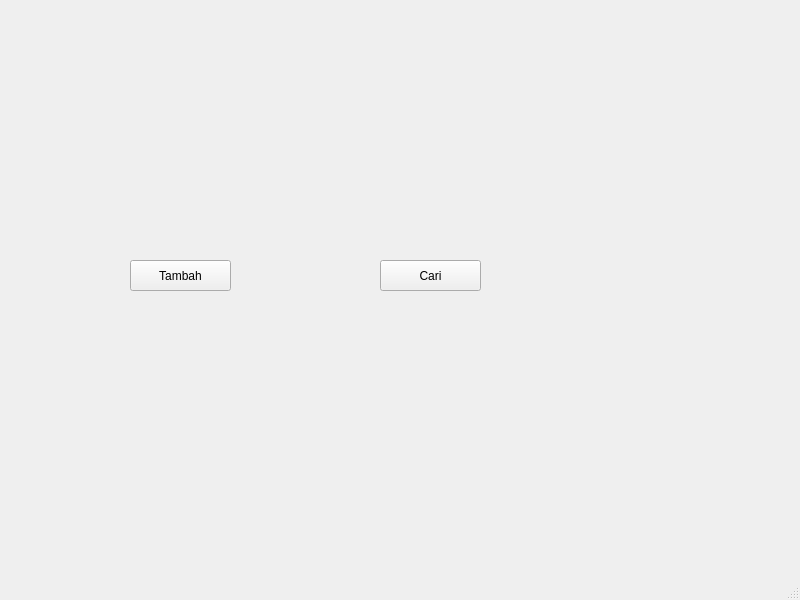
<?xml version="1.0" encoding="UTF-8"?>
<ui version="4.0">
 <class>MainWindow</class>
 <widget class="QMainWindow" name="MainWindow">
  <property name="geometry">
   <rect>
    <x>0</x>
    <y>0</y>
    <width>800</width>
    <height>600</height>
   </rect>
  </property>
  <property name="windowTitle">
   <string>MainWindow</string>
  </property>
  <widget class="QWidget" name="centralwidget">
   <widget class="QLabel" name="label">
    <property name="geometry">
     <rect>
      <x>150</x>
      <y>120</y>
      <width>51</width>
      <height>51</height>
     </rect>
    </property>
    <property name="text">
     <string/>
    </property>
    <property name="pixmap">
     <pixmap>icon/login user.png</pixmap>
    </property>
    <property name="scaledContents">
     <bool>true</bool>
    </property>
   </widget>
   <widget class="QLabel" name="label_2">
    <property name="geometry">
     <rect>
      <x>410</x>
      <y>110</y>
      <width>41</width>
      <height>41</height>
     </rect>
    </property>
    <property name="text">
     <string/>
    </property>
    <property name="pixmap">
     <pixmap>icon/catatan.png</pixmap>
    </property>
    <property name="scaledContents">
     <bool>true</bool>
    </property>
   </widget>
   <widget class="QPushButton" name="pushButton">
    <property name="geometry">
     <rect>
      <x>130</x>
      <y>260</y>
      <width>101</width>
      <height>31</height>
     </rect>
    </property>
    <property name="text">
     <string>Tambah</string>
    </property>
    <property name="icon">
     <iconset>
      <normaloff>icon/tambah.png</normaloff>icon/tambah.png</iconset>
    </property>
   </widget>
   <widget class="QPushButton" name="pushButton_2">
    <property name="geometry">
     <rect>
      <x>380</x>
      <y>260</y>
      <width>101</width>
      <height>31</height>
     </rect>
    </property>
    <property name="text">
     <string>Cari</string>
    </property>
    <property name="icon">
     <iconset>
      <normaloff>icon/cari.png</normaloff>icon/cari.png</iconset>
    </property>
   </widget>
  </widget>
  <widget class="QMenuBar" name="menubar">
   <property name="geometry">
    <rect>
     <x>0</x>
     <y>0</y>
     <width>800</width>
     <height>26</height>
    </rect>
   </property>
  </widget>
  <widget class="QStatusBar" name="statusbar"/>
 </widget>
 <resources/>
 <connections/>
</ui>
